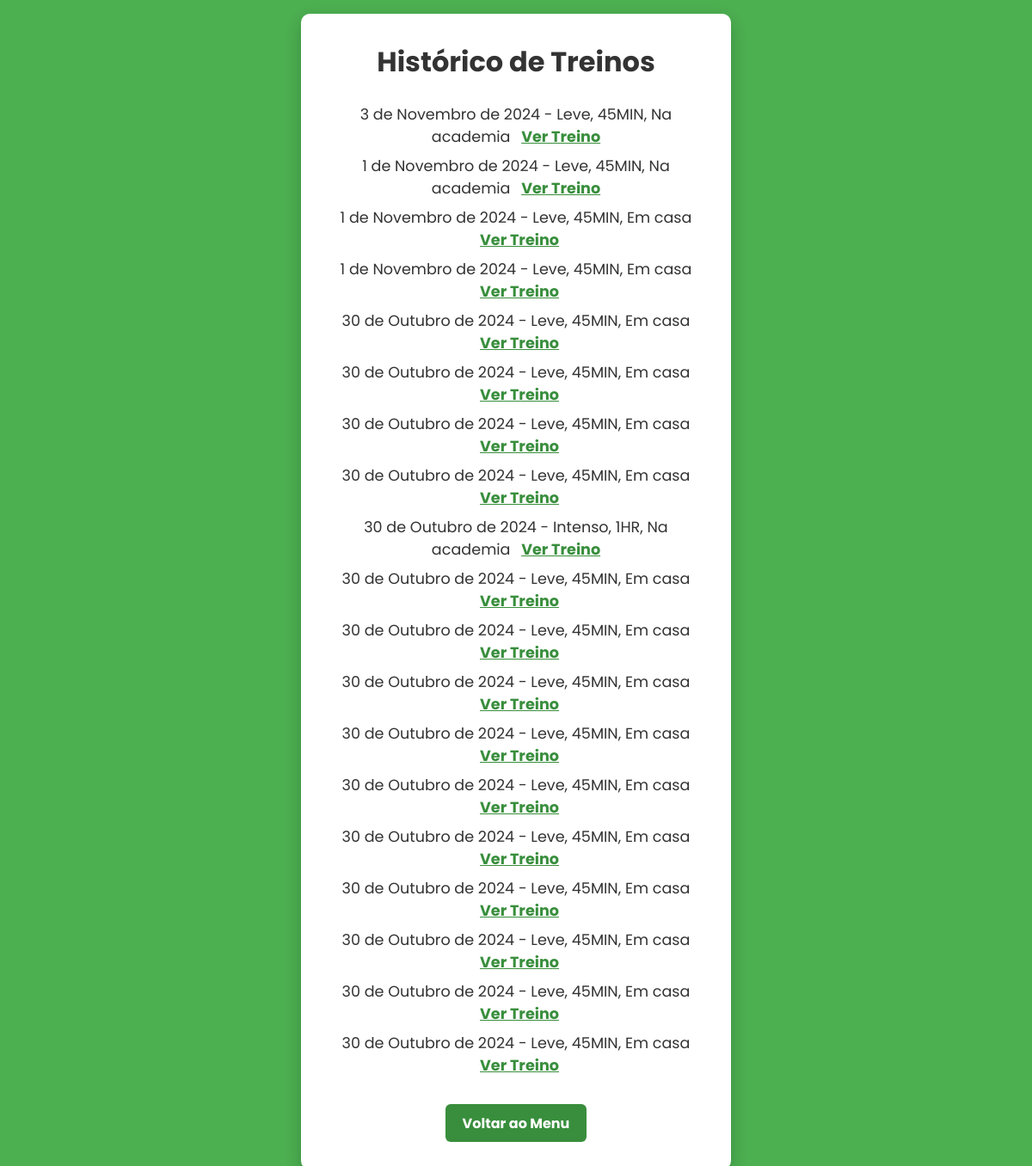
The app's page /historico_treinos/ (signed in), older data.
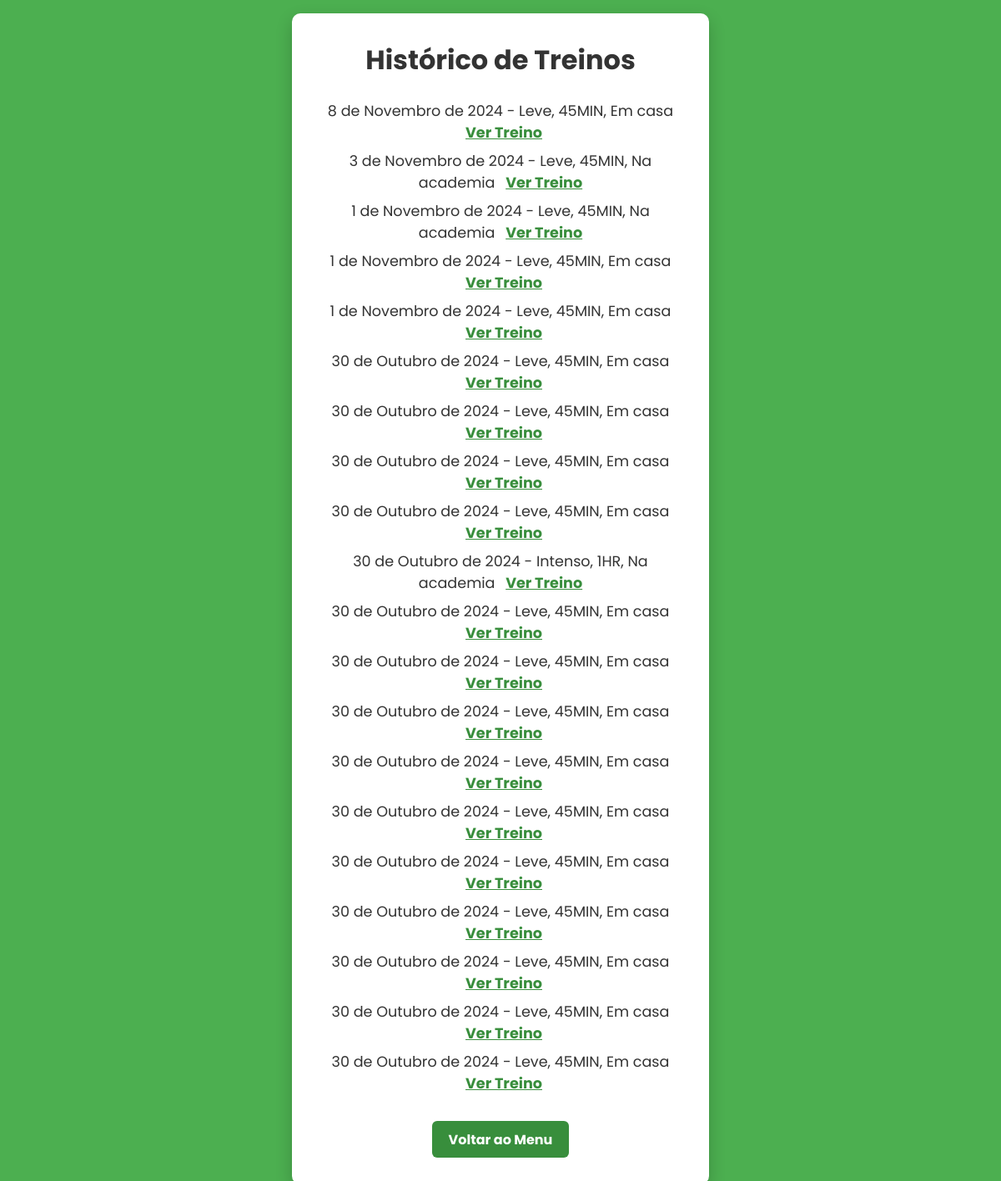
The same page, newer data.
### app_fitplan/models.py (models this page shows, shortened)
class Treino(models.Model):
    usuario = models.ForeignKey(User, on_delete=models.CASCADE)
    intensidade = models.CharField(max_length=50)
    duracao = models.CharField(max_length=50)
    local = models.CharField(max_length=50)
    data = models.DateField(auto_now_add=True)
    exercicios = models.JSONField()

### app_fitplan/views.py (the view)
# urls.py: path('historico_treinos/', views.historico_treinos, name='historico_treinos'),
def historico_treinos(request):
    treinos = Treino.objects.filter(usuario=request.user).order_by('-data')
    return render(request, 'historico_treinos.html', {'treinos': treinos})

### app_fitplan/templates/historico_treinos.html (shortened to what this page needs)
<!DOCTYPE html>
<html lang="pt-br">
<head>
</head>
<body>
    <div class="container">
        <h1>Histórico de Treinos</h1>
        <ul class="treino-list">
            {% for treino in treinos %}
                <li class="treino-item">
                    {{ treino.data }} - {{ treino.intensidade }}, {{ treino.duracao }}, {{ treino.local }}
                    <a href="{% url 'gerar_treino' %}" class="view-link">Ver Treino</a>
                </li>
            {% endfor %}
        </ul>
        <a href="{% url 'menu' %}" class="back-button">Voltar ao Menu</a>
    </div>
</body>
</html>

Row changes from the older to the newer data that the page shows:
added Treino: data "8 de Novembro de 2024", intensidade "Leve", duracao "45MIN", local "Em casa"
